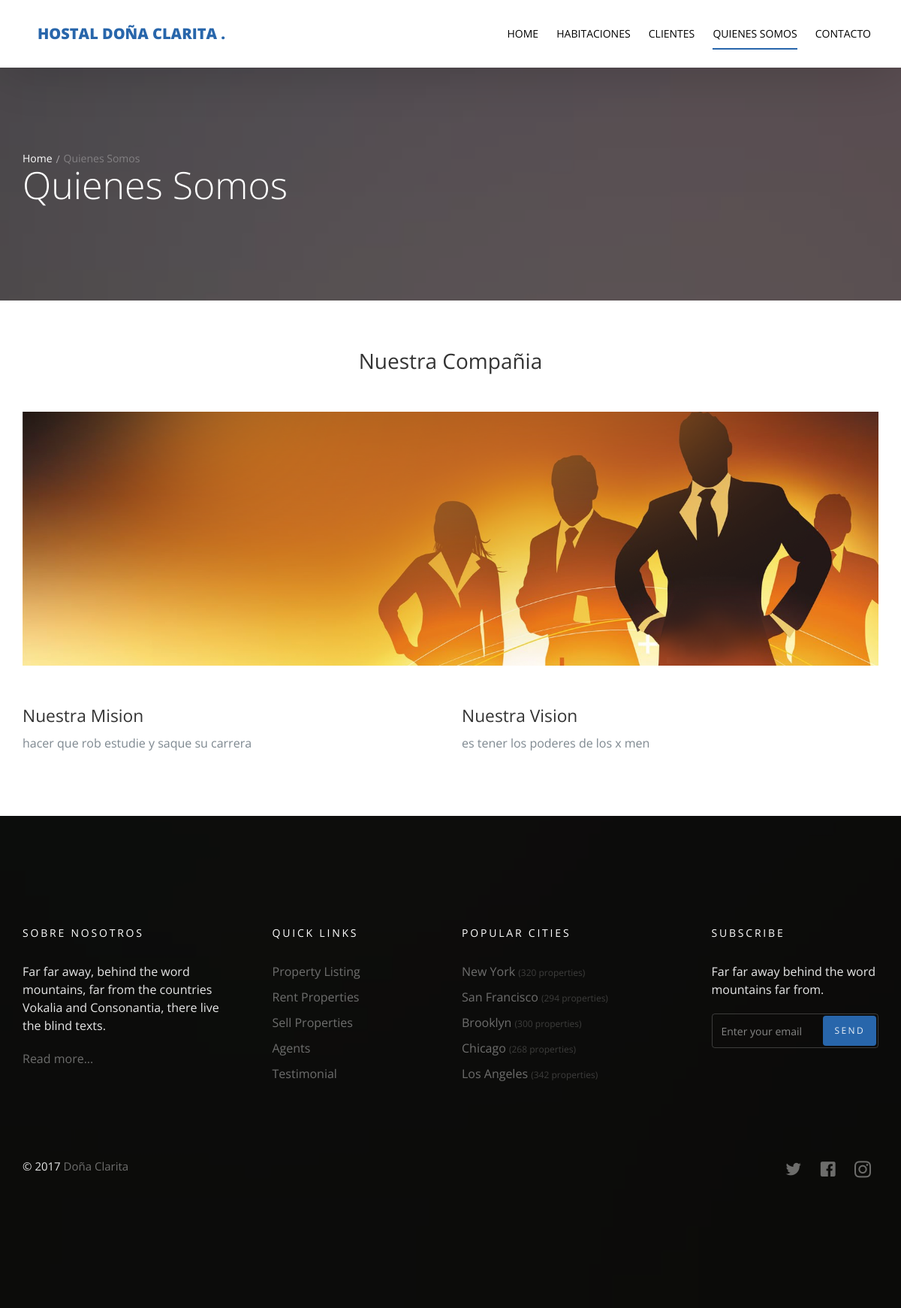
The page /about/ on the database its author committed.
### about/models.py (models this page shows, shortened)
class About(models.Model):
    vision = models.TextField()
    mission = models.TextField()
    image = models.ImageField(upload_to='about/')

### about/views.py (the view)
# urls.py: path('', views.aboutus, name='aboutus'),
def aboutus(request):
    about = About.objects.last()
    template = 'about/about.html'
    context = {
        'about' : about
    }
    return render(request , template , context)

### about/templates/about/about.html (shortened to what this page needs)
{% extends 'base.html' %}
{% block body %}
  <section class="probootstrap-slider flexslider2 page-inner">
    <div class="overlay"></div>
    <div class="probootstrap-wrap-banner">
      <div class="container">
        <div class="row">
          <div class="col-md-8">
            <div class="page-title probootstrap-animate">
              <div class="probootstrap-breadcrumbs">
                <a href="#">Home</a><span>Quienes Somos</span>
              </div>
              <h1>Quienes Somos</h1>
            </div>
          </div>
        </div>
      </div>
    </div>
    <ul class="slides">
      <li style="background-image: url(img/slider_1.jpg);"></li>
    </ul>
  </section>
  <section class="probootstrap-section">
    <div class="container">
      <div class="row heading">
        <div class="col-md-12"><h2 class="mt0 mb50 text-center">Nuestra Compañia</h2></div>
      </div>
      <div class="row">
        <div class="col-md-12">
          <p><img src="{{about.image.url}}" class="img-responsive" alt="Free Bootstrap Template by uicookies.com"></p>
        </div>
      </div>
      <div class="row">
        <div class="col-md-6">
          <h2>Nuestra Mision</h2>
          <p> {{about.mission}}</p>
        </div>
        <div class="col-md-6">
          <h2>Nuestra Vision</h2>
          <p> {{about.vision}}</p>
        </div>
      </div>
    </div>
  </section>
  {% endblock body %}

### rows shown on the page
About: image (picture), mission "hacer que rob estudie y saque su carrera", vision "es tener los poderes de los x men"
